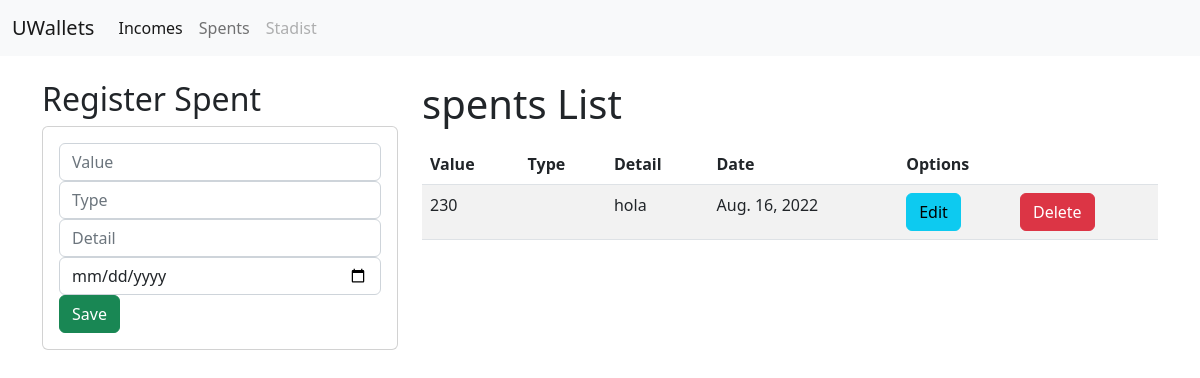
Page /spent/ on the committed database.
### wallet/models.py (models this page shows, shortened)
class Spent (models.Model):
    value_spent = models.IntegerField(default=0)
    type_spent = models.CharField(default= "", max_length=200)
    detail_spent = models.CharField(max_length=200)
    date_spent = models.DateField('Spent date.')

### wallet/views.py (the view)
# urls.py: path('spent/', views.spent_view, name = 'register_spent'),
def spent_view(request):
    spents = Spent.objects.all()
    return render(request, 'spent/register_spent.html', {'spentslist': spents})

### wallet/templates/spent/register_spent.html
{% extends "./base.html" %} {% block title %} SPENTS {% endblock %} {% block body %}
<div class="row">
    <div class="co-sm-12 col-md-6 col-lg-4 col-xl-4">
        <h2>Register Spent</h2>
        <div class="card">
            <div class="card-body">
                <form action="/registerspents/" method="POST">{% csrf_token %}
                    <div class="form-group">
                        <input type="int" name="intvalue_spent" class="form-control" placeholder="Value" min="1" required>
                    </div>
                    <div class="form-group">
                        <input type="text" name="txttype_spent" class="form-control" placeholder="Type" minlength="6" required>
                    </div>
                    <div class="form-group">
                        <input type="text" name="txtdetail_spent" class="form-control" placeholder="Detail" minlength="6" required>
                    </div>
                    <div class="form-group">
                        <input type="date" name="datedate_spent" class="form-control" required>
                    </div>
                    <div class="form-group">
                        <button type="submit" class="btn btn-success btn-block" text-white>Save</button>
                    </div>
                </form>
            </div>
        </div>
    </div>
    <div class="co-sm-12 col-md-6 col-lg-8 col-xl-8">
        <h1>spents List</h1>
        <div class="table-responsive py-2">
            <table class="table table-striped">
                <thead>
                    <tr>
                        <th>Value</th>
                        <th>Type</th>
                        <th>Detail</th>
                        <th>Date</th>
                        <th colspan="2">Options</th>
                    </tr>
                </thead>
                <tbody>
                    {% for c in spentslist %}
                    <tr>
                        <td>{{c.value_spent}}</td>
                        <td>{{c.type_spent}}</td>
                        <td>{{c.detail_spent}}</td>
                        <td>{{c.date_spent}}</td>
                        <td> <a href="editspent/{{c.id}}" class="btn btn-info">Edit</a></td>
                        <td> <a href="deletespent/{{c.id}}" class="btn btn-danger">Delete</a></td>
                    </tr>
                    {% endfor %}
                </tbody>
            </table>
        </div>
    </div>
</div>
{% endblock %}

### rows in the picture
Spent: value_spent "230", detail_spent "hola", date_spent "Aug. 16, 2022"
